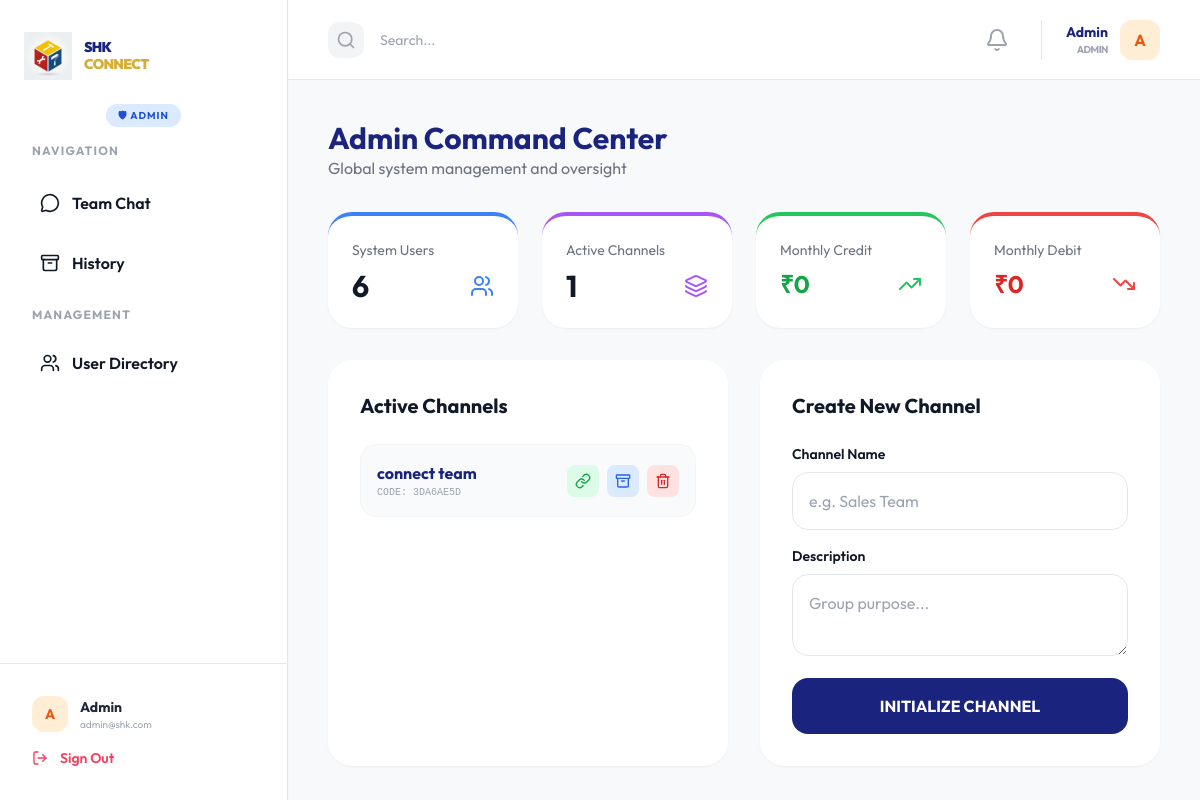
Page /admin/ (signed in) on the earlier database version.
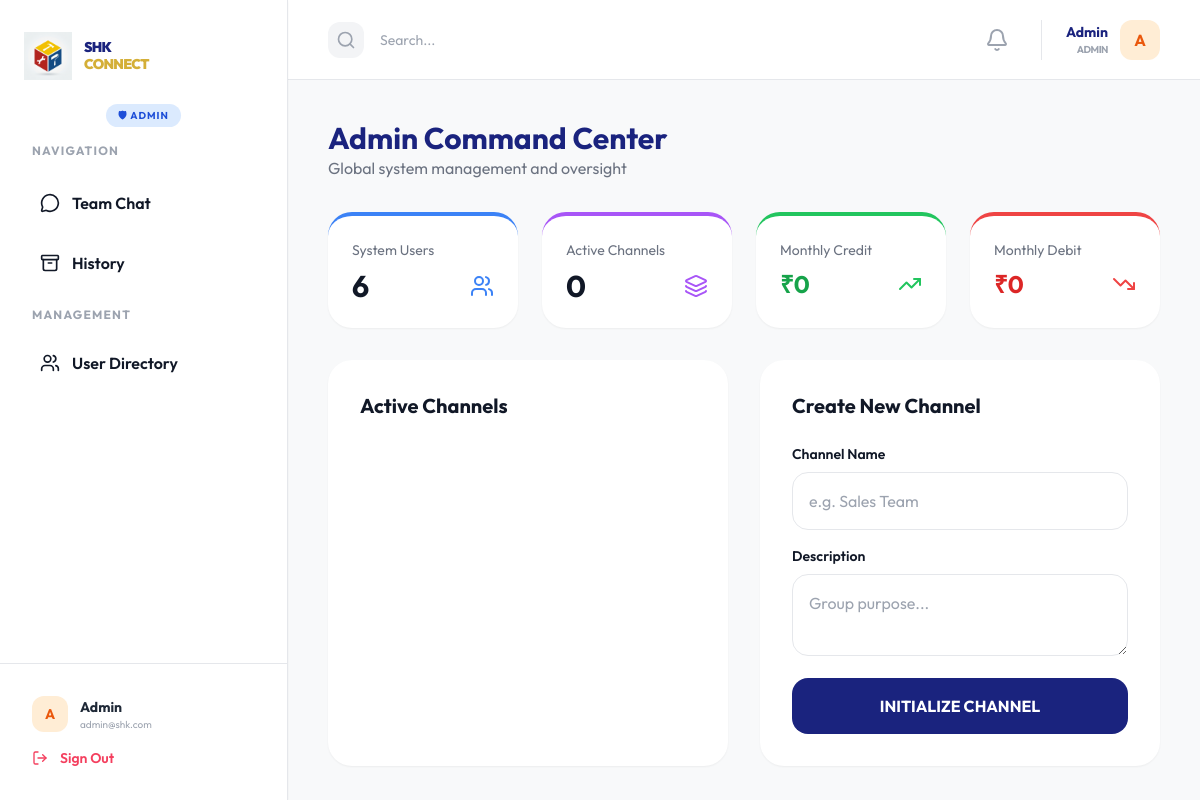
Same page on the later database version.
### models.py (models this page shows, shortened)
class User(db.Model, UserMixin):
    __tablename__ = 'users'
    id = db.Column(db.Integer, primary_key=True)
    username = db.Column(db.String(100), unique=True, nullable=False)
    email = db.Column(db.String(120), unique=True, nullable=False)
    password_hash = db.Column(db.String(255), nullable=False)
    first_name = db.Column(db.String(100))
    last_name = db.Column(db.String(100))
    role_id = db.Column(db.Integer, db.ForeignKey('roles.id'))
    is_active = db.Column(db.Boolean, default=True)
    created_at = db.Column(db.DateTime, default=datetime.now)
    messages_sent = db.relationship('Message', foreign_keys='Message.user_id', backref='author', lazy=True)
    messages_received = db.relationship('Message', foreign_keys='Message.recipient_id', backref='recipient', lazy=True)
    groups = db.relationship('Group', secondary=group_members, backref=db.backref('members', lazy='dynamic'))

class Role(db.Model):
    __tablename__ = 'roles'
    id = db.Column(db.Integer, primary_key=True)
    name = db.Column(db.String(50), unique=True, nullable=False)
    description = db.Column(db.String(200))
    users = db.relationship('User', backref='role', lazy=True)

class Group(db.Model):
    __tablename__ = 'groups'
    id = db.Column(db.Integer, primary_key=True)
    name = db.Column(db.String(100), nullable=False)
    description = db.Column(db.String(255))
    invite_code = db.Column(db.String(10), unique=True) # For invite links
    is_archived = db.Column(db.Boolean, default=False)
    created_by = db.Column(db.Integer, db.ForeignKey('users.id'))
    created_at = db.Column(db.DateTime, default=datetime.now)
    messages = db.relationship('Message', backref='group', lazy=True)
    roles = db.relationship('Role', secondary=group_roles, backref=db.backref('groups', lazy='dynamic'))

### admin_routes.py (the view)
@admin_bp.route('/')
@login_required
@admin_or_owner_required
def index():
    from models import Expense
    from datetime import datetime
    active_groups = Group.query.filter_by(is_archived=False).all()
    user_count = User.query.count()
    now = datetime.now()
    start_of_month = datetime(now.year, now.month, 1)
    monthly_credit = db.session.query(db.func.sum(Expense.amount)).filter(
        Expense.type == 'credit', Expense.bill_date >= start_of_month
    ).scalar() or 0
    monthly_debit = db.session.query(db.func.sum(Expense.amount)).filter(
        Expense.type == 'debit', Expense.bill_date >= start_of_month
    ).scalar() or 0
    stats = {
        'users': user_count,
        'groups': len(active_groups),
        'monthly_credit': round(monthly_credit, 2),
        'monthly_debit': round(monthly_debit, 2)
    }
    return render_template('admin/dashboard.html', title='Admin Command Center', groups=active_groups, stats=stats)

### admin_routes.py (called while the page is built)
def admin_or_owner_required(f):
    @wraps(f)
    def decorated_function(*args, **kwargs):
        if not current_user.is_authenticated or not current_user.role or current_user.role.name not in ['Admin', 'Owner']:
            flash('Access denied. Insufficient privileges.', 'danger')
            return redirect(url_for('chat.index'))
        return f(*args, **kwargs)
    return decorated_function

### app.py (called while the page is built)
@login_manager.user_loader
def load_user(user_id):
    return User.query.get(int(user_id))

### templates/admin/dashboard.html (shortened to what this page needs)
{% extends "base.html" %}
{% block content %}
<div class="space-y-8">
    <header class="flex justify-between items-end">
        <div>
            <h2 class="text-3xl font-bold text-[#1A237E]">Admin Command Center</h2>
            <p class="text-gray-500">Global system management and oversight</p>
        </div>
    </header>
    <div class="grid grid-cols-2 md:grid-cols-2 lg:grid-cols-4 gap-4 lg:gap-6">
        <div class="bg-white p-6 rounded-3xl shadow-sm border-t-4 border-blue-500">
            <h4 class="text-gray-500 text-sm mb-2">System Users</h4>
            <div class="flex items-center justify-between">
                <span class="text-3xl font-bold">{{ stats.users }}</span>
                <i data-lucide="users" class="text-blue-500"></i>
            </div>
        </div>
        <div class="bg-white p-6 rounded-3xl shadow-sm border-t-4 border-purple-500">
            <h4 class="text-gray-500 text-sm mb-2">Active Channels</h4>
            <div class="flex items-center justify-between">
                <span class="text-3xl font-bold">{{ stats.groups }}</span>
                <i data-lucide="layers" class="text-purple-500"></i>
            </div>
        </div>
        <div class="bg-white p-6 rounded-3xl shadow-sm border-t-4 border-green-500">
            <h4 class="text-gray-500 text-sm mb-2">Monthly Credit</h4>
            <div class="flex items-center justify-between">
                <span class="text-2xl font-bold text-green-600">₹{{ stats.monthly_credit }}</span>
                <i data-lucide="trending-up" class="text-green-500"></i>
            </div>
        </div>
        <div class="bg-white p-6 rounded-3xl shadow-sm border-t-4 border-red-500">
            <h4 class="text-gray-500 text-sm mb-2">Monthly Debit</h4>
            <div class="flex items-center justify-between">
                <span class="text-2xl font-bold text-red-600">₹{{ stats.monthly_debit }}</span>
                <i data-lucide="trending-down" class="text-red-500"></i>
            </div>
        </div>
    </div>
    <div class="grid grid-cols-1 lg:grid-cols-2 gap-6 lg:gap-8">
        <div class="bg-white p-5 sm:p-8 rounded-3xl shadow-sm overflow-hidden">
            <h3 class="text-xl font-bold mb-6">Active Channels</h3>
            <div class="space-y-4">
                {% for group in groups %}
                <div class="flex flex-col sm:flex-row sm:items-center sm:justify-between gap-4 p-4 bg-gray-50 rounded-2xl border border-gray-100 hover:border-blue-200 transition">
                    <div class="min-w-0">
                        <p class="font-bold text-[#1A237E] truncate">{{ group.name }}</p>
                        <p class="text-[10px] text-gray-400 font-mono">CODE: {{ group.invite_code }}</p>
                    </div>
                    <div class="grid grid-cols-3 sm:flex gap-2">
                        <button onclick="copyToClipboard('{{ request.host_url }}auth/invite/{{ group.invite_code }}')" class="p-2 bg-green-100 text-green-600 rounded-lg hover:bg-green-200 transition flex items-center justify-center" title="Copy Invite Link">
                            <i data-lucide="link" class="w-4 h-4"></i>
                        </button>
                        <a href="{{ url_for('admin.archive_group', group_id=group.id) }}" class="p-2 bg-blue-100 text-blue-600 rounded-lg hover:bg-blue-200 transition flex items-center justify-center" title="Move to History">
                            <i data-lucide="archive" class="w-4 h-4"></i>
                        </a>
                        <a href="{{ url_for('admin.delete_group', group_id=group.id) }}" onclick="return confirm('Permanently delete this channel?')" class="p-2 bg-red-100 text-red-600 rounded-lg hover:bg-red-200 transition flex items-center justify-center" title="Delete Permanently">
                            <i data-lucide="trash-2" class="w-4 h-4"></i>
                        </a>
                    </div>
                </div>
                {% endfor %}
            </div>
        </div>
        <div class="bg-white p-5 sm:p-8 rounded-3xl shadow-sm">
            <h3 class="text-xl font-bold mb-6">Create New Channel</h3>
            <form action="{{ url_for('admin.create_group') }}" method="POST" class="space-y-4">
                <div>
                    <label class="block text-sm font-semibold mb-2">Channel Name</label>
                    <input type="text" name="name" class="w-full p-4 border rounded-2xl outline-none focus:border-[#1A237E]" placeholder="e.g. Sales Team" required>
                </div>
                <div>
                    <label class="block text-sm font-semibold mb-2">Description</label>
                    <textarea name="description" class="w-full p-4 border rounded-2xl outline-none focus:border-[#1A237E]" placeholder="Group purpose..."></textarea>
                </div>
                <button type="submit" class="w-full bg-[#1A237E] text-white p-4 rounded-2xl font-bold hover:bg-[#3949AB] transition">
                    INITIALIZE CHANNEL
                </button>
            </form>
        </div>
    </div>
</div>
{% endblock %}

### templates/base.html (shortened to what this page needs)
<!DOCTYPE html>
<html lang="en">
<head>
    <script src="https://cdn.tailwindcss.com"></script>
</head>
<body class="text-gray-900">
    <div class="app-shell flex overflow-hidden relative">
                {% set role = current_user.role.name if current_user.role else 'Member' %}
        <aside class="w-72 bg-white border-r hidden lg:flex flex-col shadow-sm z-10">
            <div class="px-6 pt-8 pb-6 flex items-center gap-3">
                <div class="w-12 h-12 flex-shrink-0">
                    <img src="{{ url_for('static', filename='img/shk_logo_new.png') }}" alt="Logo" class="w-full h-full object-contain">
                </div>
                <div>
                    <h1 class="text-[14px] font-black text-[#1A237E] uppercase tracking-tighter leading-tight">
                        SHK <br><span class="text-[#D4AF37]">CONNECT</span>
                    </h1>
                </div>
            </div>
            <div class="px-8 pb-4 flex justify-center">
                {% set role = current_user.role.name if current_user.role else 'Member' %}
                {% if role == 'Admin' %}
                    <span class="text-[10px] font-bold uppercase tracking-widest bg-blue-100 text-blue-700 px-3 py-1 rounded-full">🛡 Admin</span>
                {% elif role == 'Owner' %}
                    <span class="text-[10px] font-bold uppercase tracking-widest bg-purple-100 text-purple-700 px-3 py-1 rounded-full">👑 Owner</span>
                {% elif role == 'ED' %}
                    <span class="text-[10px] font-bold uppercase tracking-widest bg-rose-100 text-rose-700 px-3 py-1 rounded-full">👔 ED</span>
                {% elif role == 'Manager' %}
                    <span class="text-[10px] font-bold uppercase tracking-widest bg-amber-100 text-amber-700 px-3 py-1 rounded-full">💼 Manager</span>
                {% elif role == 'Accounts' %}
                    <span class="text-[10px] font-bold uppercase tracking-widest bg-indigo-100 text-indigo-700 px-3 py-1 rounded-full">🧾 Accounts</span>
                {% elif role == 'Staff' %}
                    <span class="text-[10px] font-bold uppercase tracking-widest bg-emerald-100 text-emerald-700 px-3 py-1 rounded-full">🛠 Staff</span>
                {% else %}
                    <span class="text-[10px] font-bold uppercase tracking-widest bg-gray-100 text-gray-500 px-3 py-1 rounded-full">👤 Member</span>
                {% endif %}
            </div>
            <div class="px-6 flex-1">
                <nav class="space-y-1">
                    <p class="text-xs font-bold text-gray-400 uppercase tracking-widest mb-4 px-2">Navigation</p>
                    <a href="/chat" class="nav-link flex items-center gap-3 p-4 rounded-2xl transition {% if '/chat' in request.path %}active{% endif %}">
                        <i data-lucide="message-circle" class="w-5 h-5"></i>
                        <span class="font-semibold">Team Chat</span>
                    </a>
                    <a href="/admin/history" class="nav-link flex items-center gap-3 p-4 rounded-2xl transition {% if request.path == '/admin/history' %}active{% endif %}">
                        <i data-lucide="archive" class="w-5 h-5"></i>
                        <span class="font-semibold">History</span>
                    </a>
                    {% if role == 'Admin' %}
                    <div class="pt-3">
                        <p class="text-xs font-bold text-gray-400 uppercase tracking-widest mb-3 px-2">Management</p>
                        <a href="/admin/users" class="nav-link flex items-center gap-3 p-4 rounded-2xl transition {% if request.path == '/admin/users' %}active{% endif %}">
                            <i data-lucide="users" class="w-5 h-5"></i>
                            <span class="font-semibold">User Directory</span>
                        </a>
                    </div>
                    {% endif %}
                </nav>
            </div>
            <div class="p-8 border-t">
                <div class="flex items-center gap-3 mb-4">
                    <div class="w-9 h-9 bg-orange-100 text-orange-600 rounded-xl flex items-center justify-center font-bold text-sm flex-shrink-0">
                        {{ current_user.username[0].upper() }}
                    </div>
                    <div class="overflow-hidden">
                        <p class="text-sm font-bold text-gray-800 truncate">{{ current_user.username }}</p>
                        <p class="text-[10px] text-gray-400 truncate">{{ current_user.email }}</p>
                    </div>
                </div>
                <a href="/logout" class="flex items-center gap-3 text-rose-500 hover:text-rose-700 transition font-semibold text-sm">
                    <i data-lucide="log-out" class="w-4 h-4"></i>
                    <span>Sign Out</span>
                </a>
            </div>
        </aside>
        <div class="flex-1 flex flex-col min-w-0 overflow-hidden relative">
            <header class="h-16 lg:h-20 bg-white border-b flex items-center justify-between px-4 lg:px-10 flex-shrink-0">
                <div class="flex items-center gap-4">
                    <div class="bg-gray-100 p-2 rounded-xl hidden sm:block">
                        <i data-lucide="search" class="w-5 h-5 text-gray-400"></i>
                    </div>
                    <input type="text" placeholder="Search..." class="hidden sm:block bg-transparent border-none outline-none text-sm w-32 sm:w-64">
                </div>
                <div class="flex items-center gap-6">
                    <div class="relative">
                        <button id="notification-bell" class="relative p-2 text-gray-400 hover:text-[#1A237E] transition-colors focus:outline-none">
                            <i data-lucide="bell" class="w-6 h-6"></i>
                        </button>
                    </div>
                    <div class="hidden sm:flex items-center gap-3 pl-6 border-l">
                        <div class="text-right">
                            <p class="text-sm font-bold text-[#1A237E]">{{ current_user.username }}</p>
                            <p class="text-[10px] font-bold text-gray-400 uppercase tracking-tighter">{{ current_user.role.name if current_user.role else 'Employee' }}</p>
                        </div>
                        <div class="w-10 h-10 bg-orange-100 text-orange-600 rounded-xl flex items-center justify-center font-bold">
                            {{ current_user.username[0].upper() }}
                        </div>
                    </div>
                </div>
            </header>
            <main class="flex-1 min-h-0 overflow-y-auto p-4 lg:p-10 bg-[#F8F9FA] pb-24 lg:pb-10">
                {% block content %}{% endblock %}
            </main>
                {% set role = current_user.role.name if current_user.role else 'Member' %}
        </div>
    </div>
</body>
</html>

### templates/base.html (style rules this page uses)
html, body { height: 100%; }
body { font-family: 'Outfit', sans-serif; background-color: #F8F9FA; -webkit-tap-highlight-color: transparent; overscroll-behavior: none; }
.app-shell { height: 100vh; }

Differences in the rows shown:
removed Group: name "connect team", invite_code "3DA6AE5D"
Other differences:
{{ stats.groups }}: "1" → "0"
